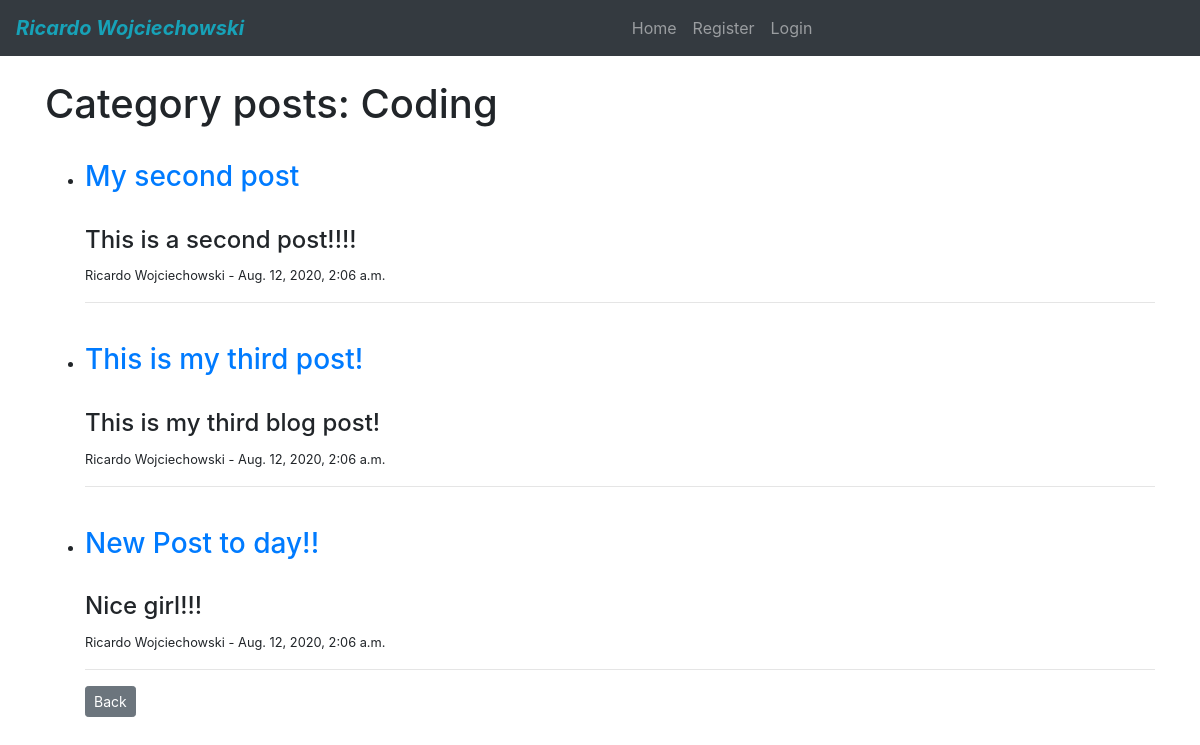
The page /category/coding/ on the database as committed earlier.
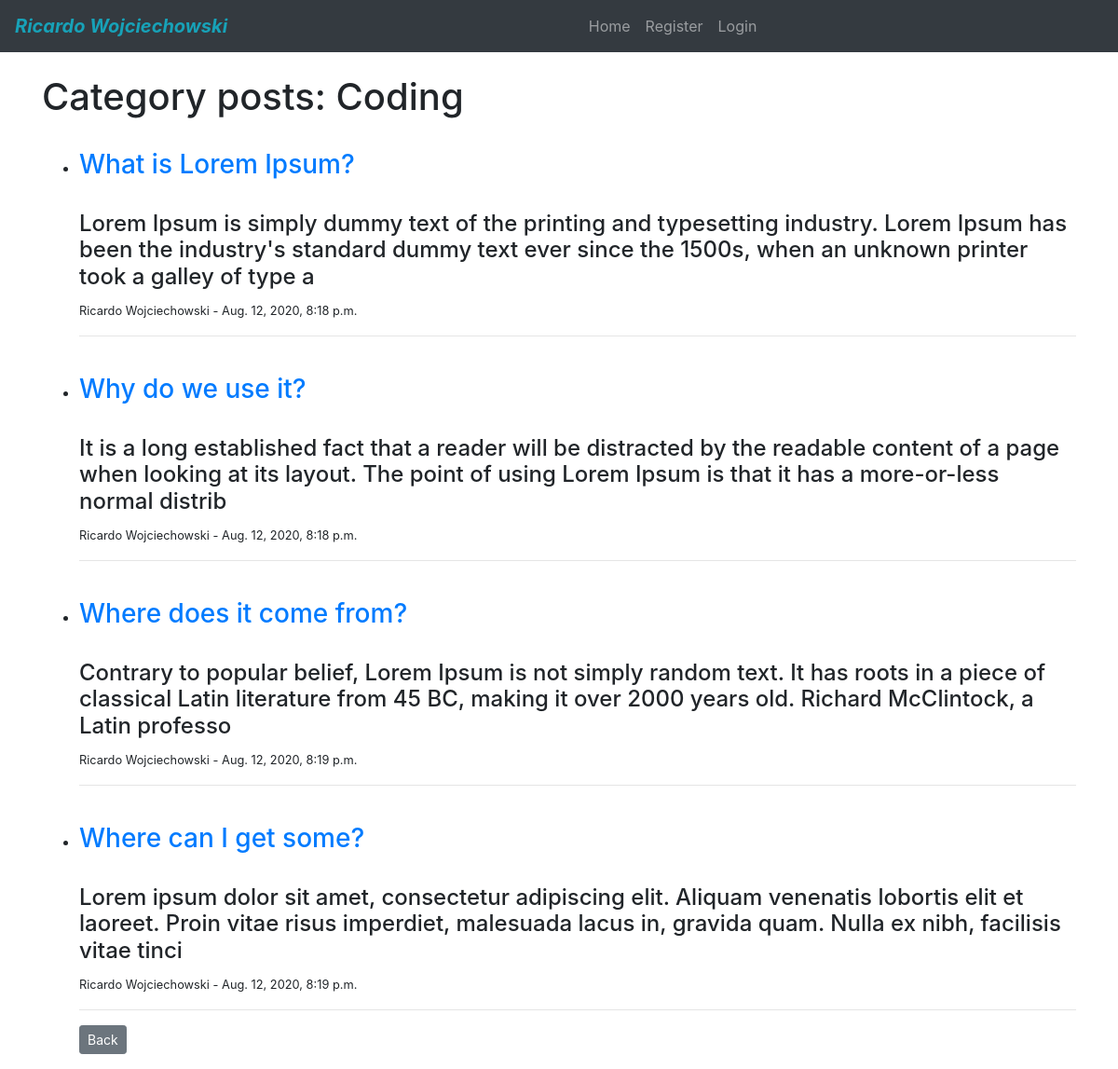
The same page on the database as committed later.
### blog/models.py (models this page shows, shortened)
class Post(models.Model):
    title = models.CharField(max_length=255)
    title_tag = models.CharField(max_length=255, default="Post")
    author = models.ForeignKey(User, on_delete=models.CASCADE)
    body = models.TextField()
    post_date = models.DateTimeField(auto_now_add=True)
    category = models.CharField(max_length=255, default='coding')

### blog/views.py (the view)
# urls.py: path('category/<str:category>/', CategoryView, name='category'),
def CategoryView(request, category):
    category_posts = Post.objects.filter(category=category)
    return render(request, 'categories.html', {'category': category.title(), 'category_posts': category_posts})

### blog/templates/categories.html
{% extends 'base.html' %}
{% block content %}
<h1>Category posts: {{ category }}</h1>
<ul>
    {% for post in category_posts  %}
    <br>
    <li>
        <h3><a href="{% url 'article-detail' post.pk %}">{{ post.title }}</a></h3>
        <br>
        <h4>{{ post.body | slice:":200" }}</h4>
        <p><small>{{ post.author.first_name }} {{ post.author.last_name }} - {{ post.post_date }}</small></p>
    </li>
    <hr>
    {% endfor %}
    <a href="{% url 'home' %}" class="btn btn-secondary btn-sm">Back</a>
</ul>
{% endblock %}

Rows that differ between the two databases and show on the page:
removed Post: title "My second post", body "This is a second post!!!!", author.first_name "Ricardo", author.last_name "Wojciechowski", post_date "Aug. 12, 2020, 2:06 a.m."
removed Post: title "This is my third post!", body "This is my third blog post!", author.first_name "Ricardo", author.last_name "Wojciechowski", post_date "Aug. 12, 2020, 2:06 a.m."
removed Post: title "New Post to day!!", body "Nice girl!!!", author.first_name "Ricardo", author.last_name "Wojciechowski", post_date "Aug. 12, 2020, 2:06 a.m."
added Post: title "What is Lorem Ipsum?", body "Lorem Ipsum is simply dummy text of the printing and typesetting industry. Lorem Ipsum has been the industry's standard dummy text ever since the 1500s, when an unknown printer took a galley of type a", author.first_name "Ricardo", author.last_name "Wojciechowski", post_date "Aug. 12, 2020, 8:18 p.m."
added Post: title "Why do we use it?", body "It is a long established fact that a reader will be distracted by the readable content of a page when looking at its layout. The point of using Lorem Ipsum is that it has a more-or-less normal distrib", author.first_name "Ricardo", author.last_name "Wojciechowski", post_date "Aug. 12, 2020, 8:18 p.m."
added Post: title "Where does it come from?", body "Contrary to popular belief, Lorem Ipsum is not simply random text. It has roots in a piece of classical Latin literature from 45 BC, making it over 2000 years old. Richard McClintock, a Latin professo", author.first_name "Ricardo", author.last_name "Wojciechowski", post_date "Aug. 12, 2020, 8:19 p.m."
added Post: title "Where can I get some?", body "Lorem ipsum dolor sit amet, consectetur adipiscing elit. Aliquam venenatis lobortis elit et laoreet. Proin vitae risus imperdiet, malesuada lacus in, gravida quam. Nulla ex nibh, facilisis vitae tinci", author.first_name "Ricardo", author.last_name "Wojciechowski", post_date "Aug. 12, 2020, 8:19 p.m."
